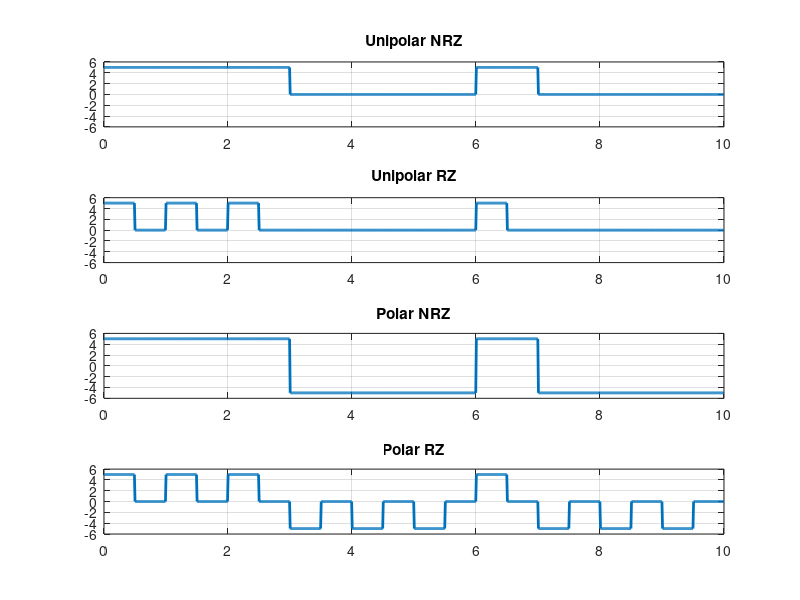
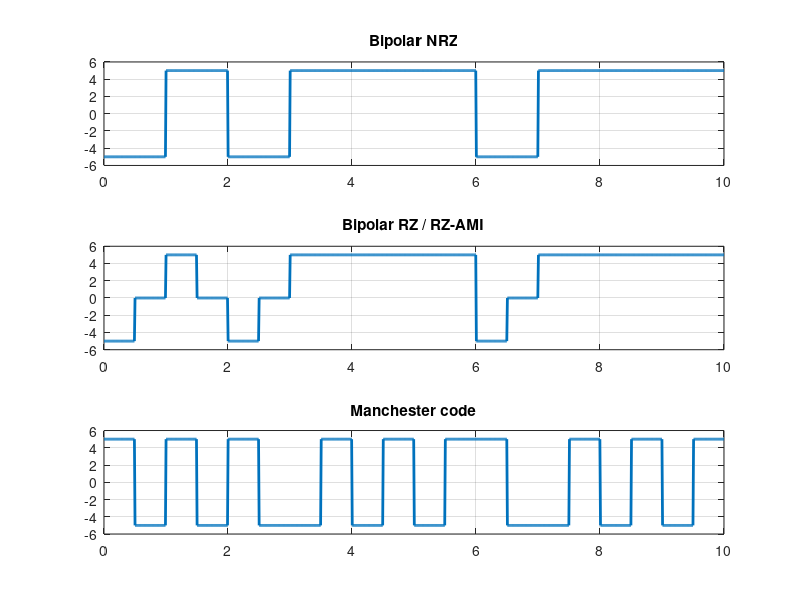

MATLAB code to generate these figures, in order:
% Define input parameters
N = 10; a = floor(2 * rand(1, N));  % Random binary input
A = 5; Tb = 1; fs = 100;            % Modulation parameters

% Initialize signals
U = []; U_rz = []; P = []; P_rz = []; B = []; B_rz = []; M = [];

% Generate modulation signals
for k = 1:N
    % Common pulse shapes
    p_rz = [ones(1, fs/2), zeros(1, fs/2)];
    manch = [ones(1, fs/2), -1 * ones(1, fs/2)];
    
    % Unipolar NRZ & RZ
    U = [U A * a(k) * ones(1, fs)];
    U_rz = [U_rz A * a(k) * p_rz];
    
    % Polar NRZ & RZ
    polar = ((-1)^(a(k) + 1)) * A;
    P = [P polar * ones(1, fs)];
    P_rz = [P_rz polar * p_rz];
    
    % Bipolar NRZ & RZ-AMI
    bipolar = (-1)^k * A * (a(k) == 1);
    B = [B bipolar + A * (a(k) == 0) * ones(1, fs)];
    B_rz = [B_rz bipolar * p_rz + A * (a(k) == 0) * ones(1, fs)];
    
    % Manchester code
    M = [M polar * manch];
end

% Time vector
T = linspace(0, N * Tb, length(U));

% Plotting
figure(1)
subplot(4, 1, 1); plot(T, U, 'LineWidth', 2); title('Unipolar NRZ'); grid on; axis([0 N*Tb -6 6])
subplot(4, 1, 2); plot(T, U_rz, 'LineWidth', 2); title('Unipolar RZ'); grid on; axis([0 N*Tb -6 6])
subplot(4, 1, 3); plot(T, P, 'LineWidth', 2); title('Polar NRZ'); grid on; axis([0 N*Tb -6 6])
subplot(4, 1, 4); plot(T, P_rz, 'LineWidth', 2); title('Polar RZ'); grid on; axis([0 N*Tb -6 6])

figure(2)
subplot(3, 1, 1); plot(T, B, 'LineWidth', 2); title('Bipolar NRZ'); grid on; axis([0 N*Tb -6 6])
subplot(3, 1, 2); plot(T, B_rz, 'LineWidth', 2); title('Bipolar RZ / RZ-AMI'); grid on; axis([0 N*Tb -6 6])
subplot(3, 1, 3); plot(T, M, 'LineWidth', 2); title('Manchester code'); grid on; axis([0 N*Tb -6 6])
